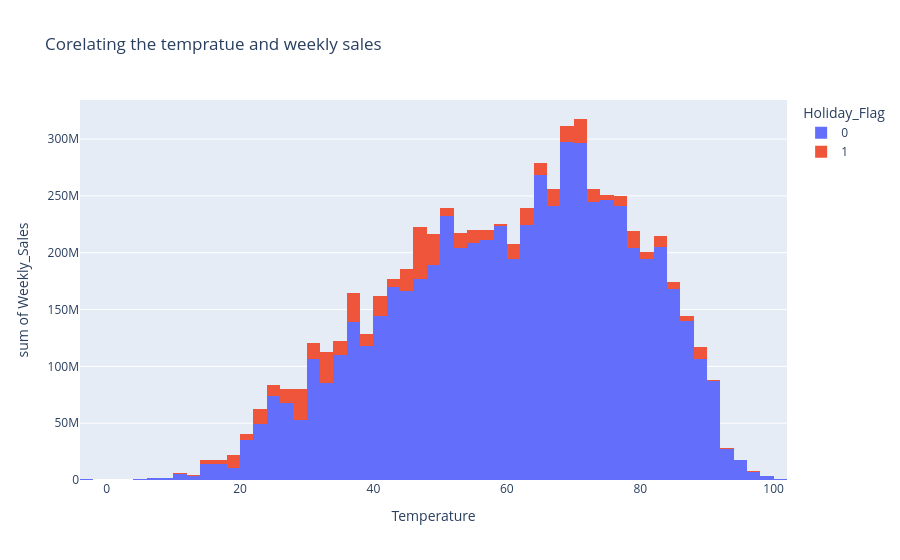

The code cell stored with this chart in its notebook:
### Markdown cell above
#EXPLORATORY DATA ANALYSIS(EDA)

### Code cell
fig = px.histogram(df, x='Temperature', y ='Weekly_Sales', color='Holiday_Flag',title='Corelating the tempratue and weekly sales')
fig.show()

### Figure 1 — Plotly figure (JSON) as saved in the notebook; plotly's stock layout.template omitted (floating-point values rounded to 4 significant figures; data arrays with more than 128 entries replaced by an {"elided": "..."} marker saying what was removed)
{"data": [{"alignmentgroup": "True", "bingroup": "x", "histfunc": "sum", "hovertemplate": "Holiday_Flag=0<br>Temperature=%{x}<br>sum of Weekly_Sales=%{y}<extra></extra>", "legendgroup": "0", "marker": {"color": "#636efa", "pattern": {"shape": ""}}, "name": "0", "offsetgroup": "0", "orientation": "v", "showlegend": true, "type": "histogram", "x": {"elided": "5985 float values"}, "xaxis": "x", "y": {"elided": "5985 float values"}, "yaxis": "y"}, {"alignmentgroup": "True", "bingroup": "x", "histfunc": "sum", "hovertemplate": "Holiday_Flag=1<br>Temperature=%{x}<br>sum of Weekly_Sales=%{y}<extra></extra>", "legendgroup": "1", "marker": {"color": "#EF553B", "pattern": {"shape": ""}}, "name": "1", "offsetgroup": "1", "orientation": "v", "showlegend": true, "type": "histogram", "x": {"elided": "450 float values"}, "xaxis": "x", "y": {"elided": "450 float values"}, "yaxis": "y"}], "layout": {"barmode": "relative", "legend": {"title": {"text": "Holiday_Flag"}, "tracegroupgap": 0}, "title": {"text": "Corelating the tempratue and weekly sales"}, "xaxis": {"anchor": "y", "domain": [0, 1], "title": {"text": "Temperature"}}, "yaxis": {"anchor": "x", "domain": [0, 1], "title": {"text": "sum of Weekly_Sales"}}}}
